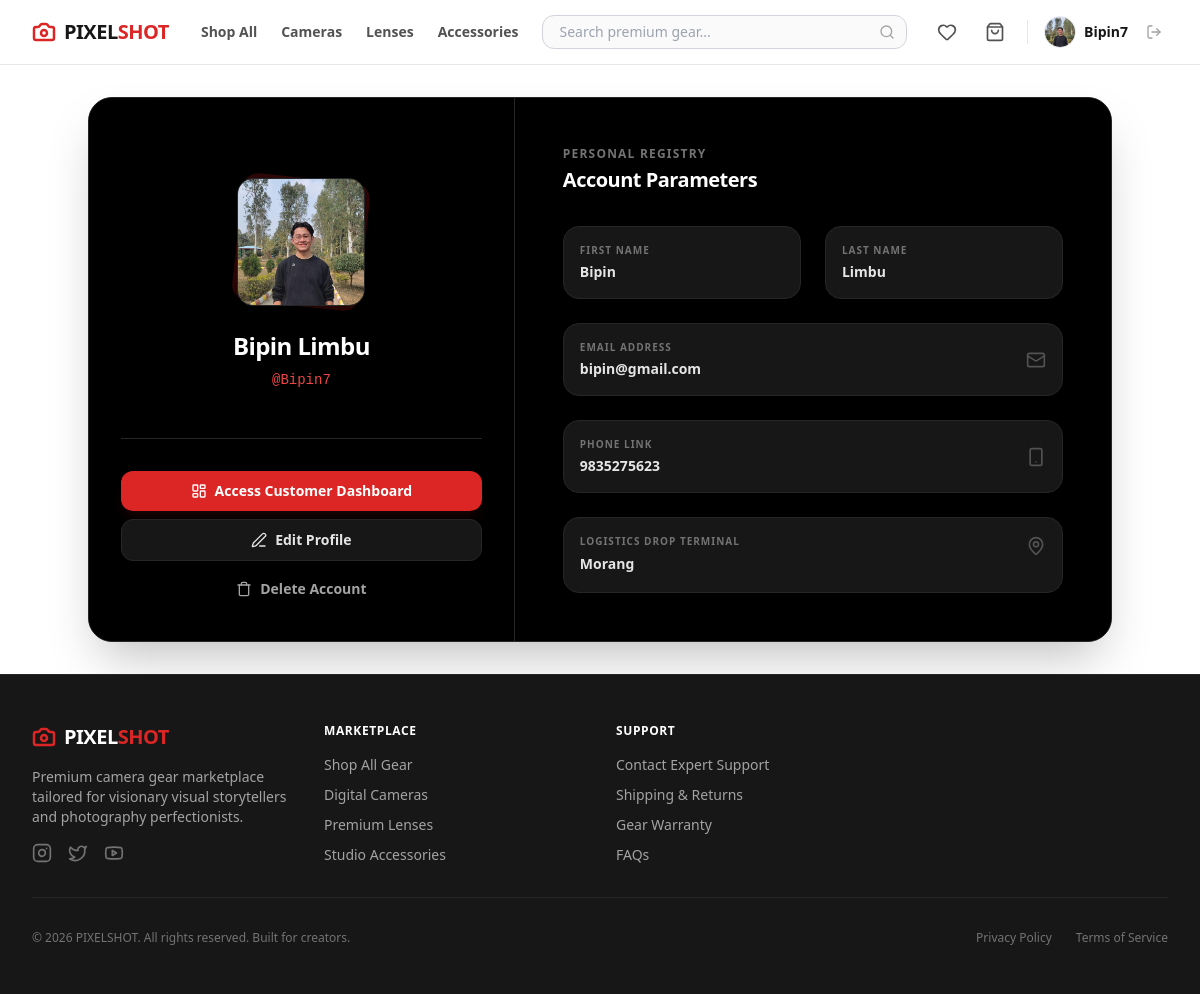
Page /profile/ (signed in) on the committed database.
### ps_app/models.py (models this page shows, shortened)
class User(AbstractUser):
    phone = models.CharField(max_length=20, blank=True)
    address = models.TextField(blank=True)
    profile_picture = models.ImageField(upload_to='images/user/', blank=True, null=True)

### ps_app/views/profile_view.py (the view)
# urls.py: path('profile/', profile_view, name='profile'),
@login_required
def profile_view(request):
    return render(request, 'main/profile_page.html')

### ps_app/templates/main/profile_page.html (shortened to what this page needs)
<!DOCTYPE html>
<html lang="en">
<head>
    {% load static %}
    <link href="{% static 'css/styles.css' %}" rel="stylesheet" />
</head>
<body class="bg-white font-sans min-h-screen flex flex-col text-neutral-900">
    {% include 'components/_navbar.html' %}
    <main class="flex-grow flex items-center justify-center p-4 sm:p-6 lg:p-8">
        <div class="w-full max-w-5xl bg-black border border-neutral-800 rounded-3xl overflow-hidden shadow-2xl grid grid-cols-1 lg:grid-cols-12">
            <div class="lg:col-span-5 bg-black p-8 flex flex-col items-center justify-between text-center border-b lg:border-b-0 lg:border-r border-neutral-800">
                <div class="w-full space-y-6 my-auto">
                    <div class="relative w-32 h-32 mx-auto">
                        <div class="relative w-32 h-32 rounded-2xl bg-neutral-900 border border-neutral-800 overflow-hidden flex items-center justify-center text-neutral-500 shadow-xl">
                            {% if user.profile_picture %}
                                <img src="{{ user.profile_picture.url }}" alt="{{ user.username }}" class="w-full h-full object-cover">
                            {% else %}
                                <i data-lucide="user" class="w-12 h-12 text-neutral-500"></i>
                            {% endif %}
                        </div>
                    </div>
                    <div class="space-y-2">
                        <h1 class="text-2xl font-black tracking-tight text-white">
                            {% if user.first_name or user.last_name %}
                                {{ user.first_name }} {{ user.last_name }}
                            {% elif user.is_staff %}
                                Administrator
                            {% else %}
                                Anonymous User
                            {% endif %}
                        </h1>
                        <p class="text-sm font-mono text-red-500">@{{ user.username|default:"dummy_creator" }}</p>
                    </div>
                </div>
                <div class="w-full space-y-2 pt-8 border-t border-neutral-800">
                    {% if user.is_staff %}
                        <a href="/dashboard/admin/" class="w-full bg-red-600 hover:bg-red-700 text-white font-bold py-2.5 px-4 rounded-xl transition-all flex items-center justify-center gap-2 text-sm shadow-lg shadow-red-600/10">
                            <i data-lucide="layout-dashboard" class="w-4 h-4"></i>
                            Access Admin Dashboard
                        </a>
                    {% else %}
                        <a href="/dashboard/" class="w-full bg-red-600 hover:bg-red-700 text-white font-bold py-2.5 px-4 rounded-xl transition-all flex items-center justify-center gap-2 text-sm shadow-lg shadow-red-600/10">
                            <i data-lucide="layout-dashboard" class="w-4 h-4"></i>
                            Access Customer Dashboard
                        </a>
                    {% endif %}
                    <a href="/profile/edit/" class="w-full bg-neutral-900 hover:bg-neutral-800 text-neutral-200 font-bold py-2.5 px-4 rounded-xl transition-all flex items-center justify-center gap-2 text-sm border border-neutral-800">
                        <i data-lucide="edit-3" class="w-4 h-4"></i>
                        Edit Profile
                    </a>
                    {% if not user.is_staff %}
                        <a href="/profile/delete/{{ user.id }}/" class="w-full bg-transparent hover:bg-red-600/10 text-neutral-400 hover:text-red-400 font-bold py-2.5 px-4 rounded-xl transition-all flex items-center justify-center gap-2 text-sm">
                            <i data-lucide="trash" class="w-4 h-4"></i>
                            Delete Account
                        </a>
                    {% endif %}
                </div>
            </div>
            <div class="lg:col-span-7 bg-black p-8 lg:p-12 flex flex-col justify-center space-y-8">
                <div>
                    <h2 class="text-xs font-bold uppercase tracking-widest text-neutral-500 mb-1">Personal Registry</h2>
                    <p class="text-xl font-extrabold text-white tracking-tight">Account Parameters</p>
                </div>
                <div class="grid grid-cols-1 sm:grid-cols-2 gap-6">
                    <div class="bg-neutral-900 border border-neutral-800 p-4 rounded-2xl">
                        <span class="text-[10px] font-bold uppercase tracking-widest text-neutral-500 block mb-1">First Name</span>
                        <p class="text-sm font-semibold text-neutral-200">{{ user.first_name|default:"—" }}</p>
                    </div>
                    <div class="bg-neutral-900 border border-neutral-800 p-4 rounded-2xl">
                        <span class="text-[10px] font-bold uppercase tracking-widest text-neutral-500 block mb-1">Last Name</span>
                        <p class="text-sm font-semibold text-neutral-200">{{ user.last_name|default:"—" }}</p>
                    </div>
                    <div class="sm:col-span-2 bg-neutral-900 border border-neutral-800 p-4 rounded-2xl flex items-center justify-between gap-4">
                        <div class="truncate">
                            <span class="text-[10px] font-bold uppercase tracking-widest text-neutral-500 block mb-1">Email Address</span>
                            <p class="text-sm font-semibold text-neutral-200 truncate">{{ user.email|default:"creator@pixelshot.com" }}</p>
                        </div>
                        <i data-lucide="mail" class="w-5 h-5 text-neutral-600 shrink-0"></i>
                    </div>
                    <div class="sm:col-span-2 bg-neutral-900 border border-neutral-800 p-4 rounded-2xl flex items-center justify-between gap-4">
                        <div>
                            <span class="text-[10px] font-bold uppercase tracking-widest text-neutral-500 block mb-1">Phone Link</span>
                            <p class="text-sm font-semibold text-neutral-200">{{ user.phone|default:"No hardware link configured" }}</p>
                        </div>
                        <i data-lucide="smartphone" class="w-5 h-5 text-neutral-600 shrink-0"></i>
                    </div>
                    <div class="sm:col-span-2 bg-neutral-900 border border-neutral-800 p-4 rounded-2xl flex items-start justify-between gap-4">
                        <div>
                            <span class="text-[10px] font-bold uppercase tracking-widest text-neutral-500 block mb-1">Logistics Drop Terminal</span>
                            <p class="text-sm font-semibold text-neutral-200 whitespace-pre-line leading-relaxed">{{ user.address|default:"No shipping coordinates active" }}</p>
                        </div>
                        <i data-lucide="map-pin" class="w-5 h-5 text-neutral-600 shrink-0 mt-0.5"></i>
                    </div>
                </div>
            </div>
        </div>
    </main>
    {% include 'components/_footer.html' %}
</body>
</html>

### ps_app/templates/components/_navbar.html (shortened to what this page needs)
<nav class="bg-white border-b border-gray-200 sticky top-0 z-50 font-sans text-neutral-900">
    <div class="max-w-7xl mx-auto px-4 sm:px-6 lg:px-8">
        <div class="flex justify-between h-16 items-center">
            <div class="flex items-center gap-8">
                <a href="/" class="flex items-center gap-2 text-xl font-black tracking-tight shrink-0">
                    <i data-lucide="camera" class="w-6 h-6 text-red-600 stroke-[2.5]"></i>
                    <span>PIXEL<span class="text-red-600">SHOT</span></span>
                </a>
                <div class="hidden md:flex items-center gap-6 text-sm font-semibold text-neutral-600">
                    <a href="/products/" class="hover:text-red-600 transition-colors">Shop All</a>
                    <a href="/products/?category=cameras" class="hover:text-red-600 transition-colors">Cameras</a>
                    <a href="/products/?category=lenses" class="hover:text-red-600 transition-colors">Lenses</a>
                    <a href="/products/?category=accessories" class="hover:text-red-600 transition-colors">Accessories</a>
                </div>
            </div>
            <div class="flex-1 max-w-md mx-6 hidden sm:block">
                <form action="/products/" method="GET" class="relative">
                    <input type="text" name="search" value="{{ request.GET.search }}" placeholder="Search premium gear..."
                        class="w-full bg-neutral-50 border border-gray-300 rounded-xl pl-4 pr-9 py-1.5 text-sm focus:outline-none focus:ring-2 focus:ring-red-600 focus:border-red-600 focus:bg-white transition-all">
                    <button type="submit" class="absolute inset-y-0 right-0 flex items-center pr-3 text-neutral-400 hover:text-red-600">
                        <i data-lucide="search" class="w-4 h-4"></i>
                    </button>
                </form>
            </div>
            <div class="flex items-center gap-4">
                {% if user.is_authenticated and not user.is_staff %}
                    <a href="/wishlist/" class="p-1.5 text-neutral-600 hover:text-red-600 transition-colors relative">
                        <i data-lucide="heart" class="w-5 h-5"></i>
                    </a>
                    <a href="/cart/" class="p-1.5 text-neutral-600 hover:text-red-600 transition-colors relative">
                        <i data-lucide="shopping-bag" class="w-5 h-5"></i>
                    </a>
                {% endif %}
                {% if user.is_authenticated %}
                    <div class="flex items-center gap-3">
                        <a href="/profile/" class="flex items-center gap-2 group">
                            {% if user.profile_picture %}
                                <img src="{{ user.profile_picture.url }}" alt="Profile" class="w-8 h-8 rounded-full object-cover border border-gray-200 group-hover:border-red-600 transition-colors">
                            {% else %}
                                <div class="w-8 h-8 rounded-full bg-neutral-100 border border-gray-200 flex items-center justify-center text-neutral-500 group-hover:border-red-600 transition-colors">
                                    <i data-lucide="user" class="w-4 h-4"></i>
                                </div>
                            {% endif %}
                            <span class="text-sm font-semibold hidden lg:block group-hover:text-red-600 transition-colors">{{ user.username }}</span>
                        </a>
                        <form action="/logout/" method="POST" class="inline">
                            <button type="submit" class="p-1.5 text-neutral-400 hover:text-red-600 transition-colors" title="Log Out">
                                <i data-lucide="log-out" class="w-4 h-4"></i>
                            </button>
                        </form>
                    </div>
                {% else %}
                    <div class="flex items-center gap-3 text-sm font-bold">
                        <a href="/login/" class="text-neutral-600 hover:text-black transition-colors px-2 py-1.5">Sign In</a>
                        <a href="/register/" class="bg-neutral-900 text-white px-4 py-2 rounded-xl hover:bg-red-600 transition-all shadow-sm">Register</a>
                    </div>
                {% endif %}
            </div>
        </div>
    </div>
</nav>

### rows in the picture
User: profile_picture (picture), username "Bipin7", first_name "Bipin", last_name "Limbu", email "bipin@gmail.com", phone "9835275623", address "Morang"
